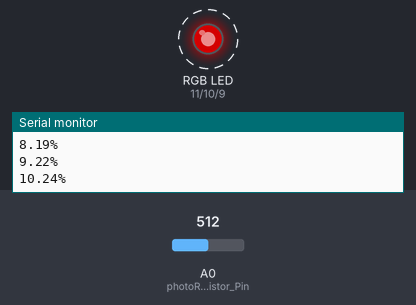
This sketch was run on a simulated Arduino Uno, built with avr-gcc and run on an emulated ATmega328P. Parts: an RGB LED mixed from three pins (HIGH = lit), the last lines printed to the serial monitor. Dashed ring = blinking. The test bench sets the inputs (shaded band); at power-on: A0 (photoResistor_Pin) = 512. Dim RGB values are drawn brighter than linear.

Above: at 1.2 s.
1.3 s: A0 (photoResistor_Pin) set to 675
At 3.9 s:
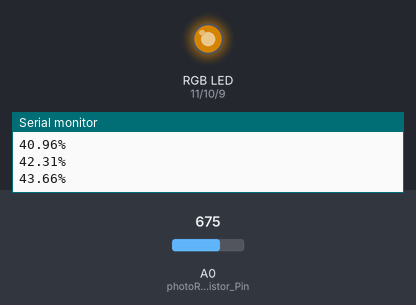
4.3 s: A0 (photoResistor_Pin) set to 700
At 5.7 s:
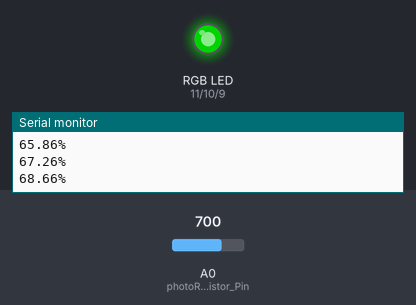
Timing chart, 0 to 7.3 s (numbered marks = the images above; inputs shaded):
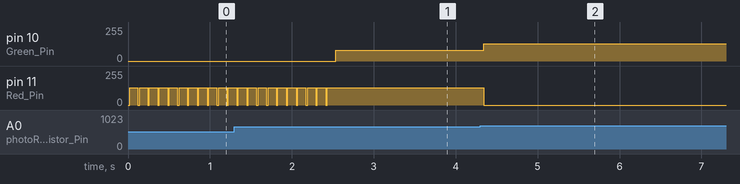

The sketch:

Day_9.ino
```cpp
/* Day 9 - A better way to do things
 *  ShawKai 3 jan 2024
 */
const byte photoResistor_Pin = A0;

const byte Red_Pin = 11;
const byte Green_Pin = 10;
const byte Blue_Pin = 9;

const unsigned long batteryCapacity = 50000;

const unsigned int Color_Delay = 1000;

void setRGB(byte Red_Intensity, byte Green_Intensity, byte Blue_Intensity){ // setRGB(0-255, 0-255, 0-255)
  analogWrite(Red_Pin, Red_Intensity);
  analogWrite(Green_Pin, Green_Intensity);
  analogWrite(Blue_Pin, Blue_Intensity);
}

void setup() {
  pinMode(Red_Pin, OUTPUT);
  pinMode(Green_Pin, OUTPUT);
  pinMode(Blue_Pin, OUTPUT);

  Serial.begin(9600);
}

void loop() {
  static unsigned long batteryLevel = 0;
  batteryLevel += analogRead(photoResistor_Pin);
  if (batteryLevel > batteryCapacity){
    batteryLevel = batteryCapacity;
  }

  float percentage = ((float)batteryLevel / (float)batteryCapacity) * 100;
  if (percentage >= 50.0){
    setRGB(0, 128, 0);
  }else if (percentage >= 25.0 && percentage < 50.0){
    setRGB(128, 80, 0);
  }else {
    setRGB(0, 0, 0);
    delay(20);
    setRGB(128, 0, 0);
  }

  Serial.print(percentage);
  Serial.println("%");

  delay(100);
}
```

Measured:
- the behaviour switches between 691 and 692 on A0 (photoResistor_Pin) (found by bisection; images 1 and 2)
- after the input at 1.3 s, pin 10 (Green_Pin): 0/255 → 80/255 after 1.2 s instead of 1.6 s; pin 11 (Red_Pin): goes on until 2.4 s, then stays 128/255
- by itself, pin 11 (Red_Pin): alternates 128/255 for 0.10 s and 0/255 for 0.02 s
